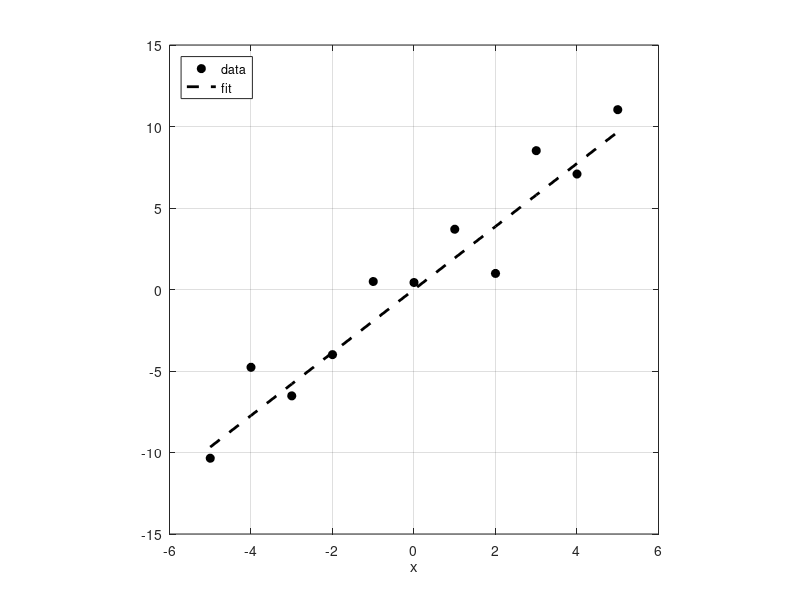

MATLAB code for this plot: (Note: this script raises an error after producing the figure.)
rng(666, 'twister');
x = (-5:5)';
N = length(x);
d = 2*x + 4*(2*rand(N,1) - 1);
% generate outlier
% d(10) = 20;
% lsq
aEstimate = x'*d / (x'*x);

plot(x, d, 'ko', 'MarkerFaceColor', 'k')
hold on
plot(x, aEstimate*x, 'k--', 'LineWidth', 2)
hold off, axis square, grid on, xlabel('x')
legend('data', 'fit', 'location', 'Northwest')
show()
